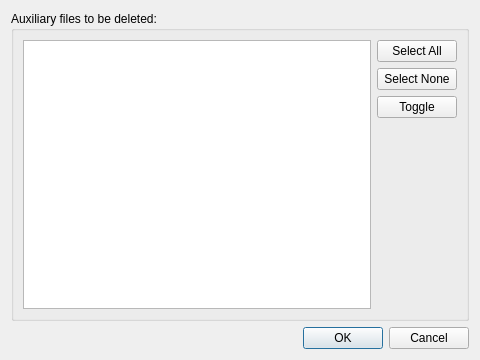
<?xml version="1.0" encoding="UTF-8"?>
<ui version="4.0">
 <class>ConfirmDelete</class>
 <widget class="QDialog" name="ConfirmDelete">
  <property name="windowModality">
   <enum>Qt::ApplicationModal</enum>
  </property>
  <property name="geometry">
   <rect>
    <x>0</x>
    <y>0</y>
    <width>480</width>
    <height>360</height>
   </rect>
  </property>
  <property name="windowTitle">
   <string>Confirm file deletion</string>
  </property>
  <property name="modal">
   <bool>true</bool>
  </property>
  <layout class="QGridLayout" name="gridLayout_2">
   <item row="0" column="0">
    <widget class="QGroupBox" name="groupBox">
     <property name="title">
      <string>Auxiliary files to be deleted:</string>
     </property>
     <layout class="QGridLayout" name="gridLayout">
      <item row="0" column="0" rowspan="2">
       <widget class="QListWidget" name="listWidget">
        <property name="editTriggers">
         <set>QAbstractItemView::NoEditTriggers</set>
        </property>
        <property name="alternatingRowColors">
         <bool>true</bool>
        </property>
        <property name="selectionMode">
         <enum>QAbstractItemView::NoSelection</enum>
        </property>
        <property name="spacing">
         <number>1</number>
        </property>
       </widget>
      </item>
      <item row="0" column="1">
       <layout class="QVBoxLayout" name="verticalLayout">
        <item>
         <widget class="QPushButton" name="selectAll">
          <property name="text">
           <string>Select All</string>
          </property>
         </widget>
        </item>
        <item>
         <widget class="QPushButton" name="selectNone">
          <property name="text">
           <string>Select None</string>
          </property>
         </widget>
        </item>
        <item>
         <widget class="QPushButton" name="toggleSelection">
          <property name="text">
           <string>Toggle</string>
          </property>
         </widget>
        </item>
       </layout>
      </item>
      <item row="1" column="1">
       <spacer name="verticalSpacer">
        <property name="orientation">
         <enum>Qt::Vertical</enum>
        </property>
        <property name="sizeHint" stdset="0">
         <size>
          <width>20</width>
          <height>152</height>
         </size>
        </property>
       </spacer>
      </item>
     </layout>
    </widget>
   </item>
   <item row="1" column="0">
    <widget class="QDialogButtonBox" name="buttonBox">
     <property name="orientation">
      <enum>Qt::Horizontal</enum>
     </property>
     <property name="standardButtons">
      <set>QDialogButtonBox::Cancel|QDialogButtonBox::Ok</set>
     </property>
    </widget>
   </item>
  </layout>
 </widget>
 <resources/>
 <connections>
  <connection>
   <sender>buttonBox</sender>
   <signal>accepted()</signal>
   <receiver>ConfirmDelete</receiver>
   <slot>accept()</slot>
   <hints>
    <hint type="sourcelabel">
     <x>248</x>
     <y>254</y>
    </hint>
    <hint type="destinationlabel">
     <x>157</x>
     <y>274</y>
    </hint>
   </hints>
  </connection>
  <connection>
   <sender>buttonBox</sender>
   <signal>rejected()</signal>
   <receiver>ConfirmDelete</receiver>
   <slot>reject()</slot>
   <hints>
    <hint type="sourcelabel">
     <x>316</x>
     <y>260</y>
    </hint>
    <hint type="destinationlabel">
     <x>286</x>
     <y>274</y>
    </hint>
   </hints>
  </connection>
 </connections>
</ui>
